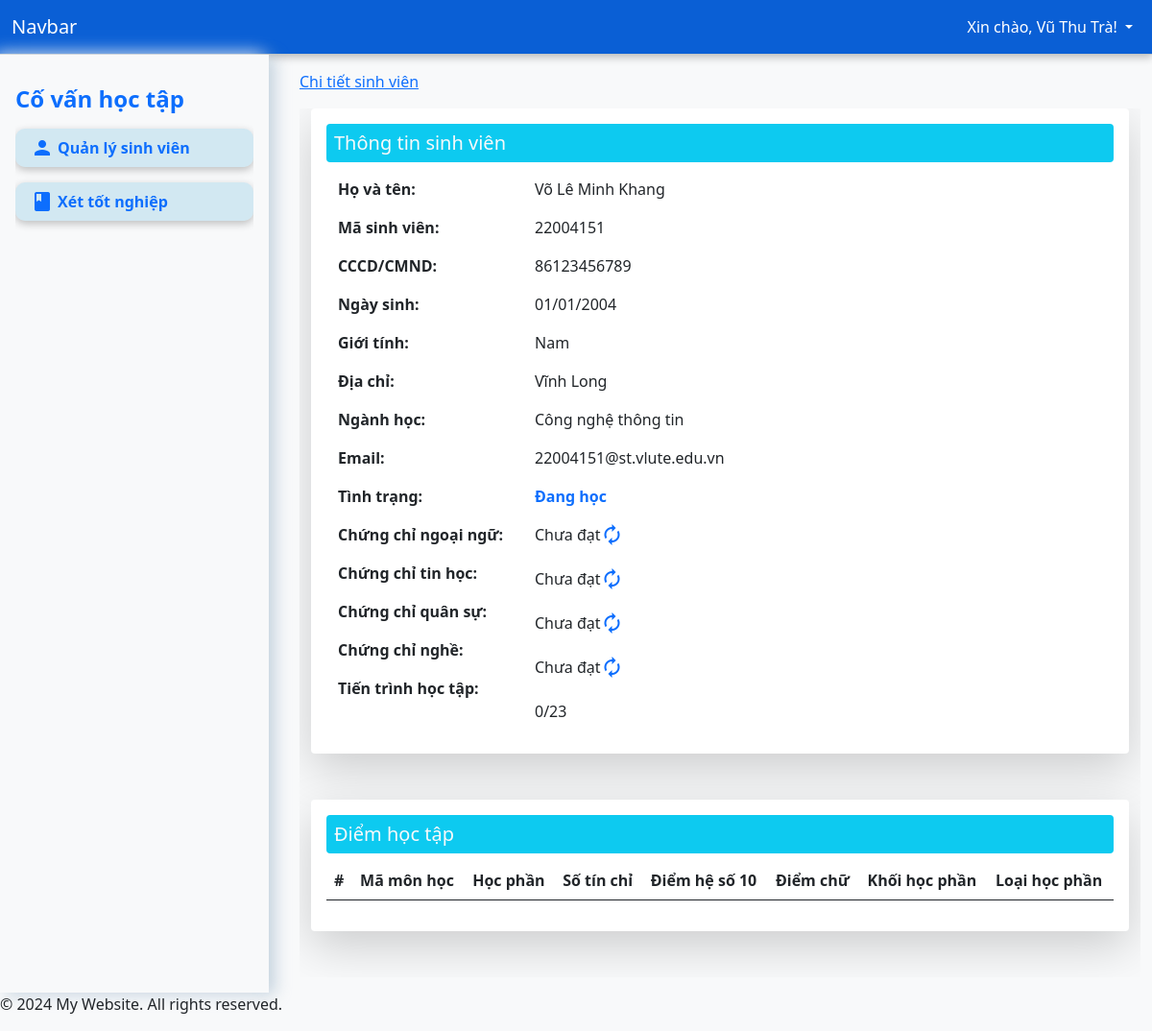
Screenshot of /?page=detail&student_code=22004151 (signed in) with the database file from the repository.
### tables this page shows
CREATE TABLE `students` (
  `id` int(11) NOT NULL,
  `student_code` varchar(50) NOT NULL,
  `full_name` varchar(255) NOT NULL,
  `identity` varchar(255) NOT NULL,
  `dob` date DEFAULT NULL,
  `gender` enum('Nam','Nữ','Khác') NOT NULL DEFAULT 'Nam',
  `address` varchar(255) NOT NULL,
  `major` varchar(255) DEFAULT NULL,
  `email` varchar(255) DEFAULT NULL,
  `status` enum('Đang học','Thôi học','Đã tốt nghiệp','') DEFAULT 'Đang học',
  `created_at` datetime DEFAULT current_timestamp()
);

### app/controller/DetailController.php (called while the page is built, shortened)
<?php
class DetailController
{
    private $conn;
    public function __construct($conn)
    {
        $this->conn = $conn;
    }
    function index($student_code)
    {
        $student_code = mysqli_real_escape_string($this->conn, $student_code);
        $query = "
        SELECT
        s.*,
        g.grade AS grades,
        g.language as language,
        g.infomatic as infomatic,
        g.military as military,
        g.practising as practising
        FROM students s
        LEFT JOIN grades g ON s.student_code = g.student_code
        WHERE s.student_code = '$student_code'
        ";
        $result = mysqli_query($this->conn, $query);
        $row = mysqli_fetch_assoc($result);
        $grade_courses_count = $row['grades'] ? count(json_decode($row['grades'], true)) : 0;
        $courses_query = "SELECT COUNT(*) as total_courses FROM courses";
        $courses_result = mysqli_query($this->conn, $courses_query);
        $courses_row = mysqli_fetch_assoc($courses_result);
        $total_courses_count = $courses_row['total_courses'];
        $row['grade_courses_count'] = $grade_courses_count;
        $row['total_courses_count'] = $total_courses_count;
        $course_grade = [];
        $row['course_grades'] = $course_grade;
        return $row;
    }
}

### app/views/pages/detail.php (the view, shortened to what this page needs)
<?php
require_once "/xampp/htdocs/app/controller/DetailController.php";
$detailController = new DetailController($conn);
$student_code = $_GET['student_code'];
$students = $detailController->index($student_code);
?>
<nav aria-label="Page navigation">
    <div class="container overflow-hidden">
        <div class="row shadow-lg p-3 mb-5 bg-body rounded">
            <h5 class="bg-info p-2 text-light rounded">Thông tin sinh viên</h5>
            <div class="col-6 col-md-3 mt-2">
                <p class="fw-bold">Họ và tên:</p>
                <p class="fw-bold">Mã sinh viên:</p>
                <p class="fw-bold">CCCD/CMND:</p>
                <p class="fw-bold">Ngày sinh:</p>
                <p class="fw-bold">Giới tính:</p>
                <p class="fw-bold">Địa chỉ:</p>
                <p class="fw-bold">Ngành học:</p>
                <p class="fw-bold">Email:</p>
                <p class="fw-bold">Tình trạng:</p>
                <p class="fw-bold">Chứng chỉ ngoại ngữ:</p>
                <p class="fw-bold">Chứng chỉ tin học:</p>
                <p class="fw-bold">Chứng chỉ quân sự:</p>
                <p class="fw-bold">Chứng chỉ nghề:</p>
                <p class="fw-bold">Tiến trình học tập:</p>
            </div>
            <div class="col-6 col-md-9 mt-2">
                <p><?php echo $students['full_name']; ?></p>
                <p><?php echo $students['student_code']; ?></p>
                <p><?php echo $students['identity']; ?></p>
                <p><?php
                    $dob = $students['dob'];
                    $formatted_dob = DateTime::createFromFormat('Y-m-d', $dob)->format('d/m/Y');
                    echo $formatted_dob; ?>
                </p>
                <p><?php echo $students['gender']; ?></p>
                <p><?php echo $students['address']; ?></p>
                <p><?php echo $students['major']; ?></p>
                <p><?php echo $students['email']; ?></p>
                <p class="<?php
                            if ($students['status'] == 'Đã tốt nghiệp') {
                                echo 'text-success';
                            } else if ($students['status'] == 'Thôi học  ') {
                                echo 'text-danger';
                            } else {
                                echo 'text-primary';
                            }
                            ?> fw-bold"><?php echo $students['status'] ?></p>
                <p class="d-flex">
                    <?php echo isset($students['language']) ? $students['language'] : "Chưa đạt"; ?>
                    <a type="button" href="/app/controller/GraduateController.php?cert=language&student_code=<?php echo $students['student_code']; ?>&status=<?php echo $students['language']; ?>"><i class="material-icons">autorenew</i></a>
                </p>
                <p class="d-flex">
                    <?php echo isset($students['infomatic']) ? $students['infomatic'] : "Chưa đạt"; ?>
                    <a type="button" href="/app/controller/GraduateController.php?cert=infomatic&student_code=<?php echo $students['student_code']; ?>&status=<?php echo $students['infomatic']; ?>"><i class="material-icons">autorenew</i></a>
                </p>
                <p class="d-flex">
                    <?php echo isset($students['military']) ? $students['military'] : "Chưa đạt"; ?>
                    <a type="button" href="/app/controller/GraduateController.php?cert=military&student_code=<?php echo $students['student_code']; ?>&status=<?php echo $students['military']; ?>"><i class="material-icons">autorenew</i></a>
                </p>
                <p class="d-flex">
                    <?php echo isset($students['practising']) ? $students['practising'] : "Chưa đạt"; ?>
                    <a type="button" href="/app/controller/GraduateController.php?cert=practising&student_code=<?php echo $students['student_code']; ?>&status=<?php echo $students['practising']; ?>"><i class="material-icons">autorenew</i></a>
                </p>
                <p><?php echo $students['grade_courses_count'] . "/" . $students['total_courses_count']; ?></p>
            </div>
        </div>
        <div class="row shadow-lg p-3 mb-5 bg-body rounded">
            <h5 class="bg-info p-2 text-light rounded">Điểm học tập</h5>
            <table class="table">
                <thead>
                    <tr>
                        <th scope="col">#</th>
                        <th scope="col">Mã môn học</th>
                        <th scope="col">Học phần</th>
                        <th scope="col">Số tín chỉ</th>
                        <th scope="col">Điểm hệ số 10</th>
                        <th scope="col">Điểm chữ</th>
                        <th scope="col">Khối học phần</th>
                        <th scope="col">Loại học phần</th>
                    </tr>
                </thead>
            </table>
        </div>
    </div>
</nav>

### rows the page displays
students: full_name "Võ Lê Minh Khang", student_code "22004151", identity "86123456789", dob "01/01/2004", gender "Nam", address "Vĩnh Long", major "Công nghệ thông tin", email "22004151@st.vlute.edu.vn", status "Đang học"

### other values shown
$_SESSION['auth_user']['username'] "Vũ Thu Trà"
$page_titles[$_GET['page']] "Chi tiết sinh viên"
$students['grade_courses_count'] "0"
$students['total_courses_count'] "23"
